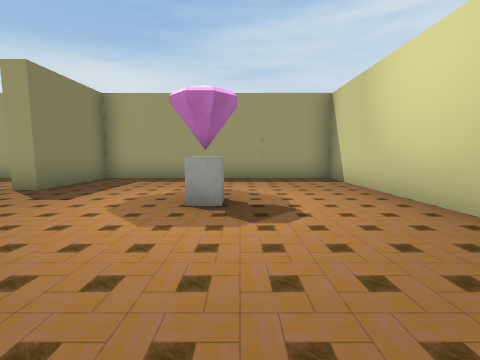
[1] (above)

12 first-person views from a walk through a scene from a Unity 3-D project. The camera is 1.4 m above the floor, tilts 6° down and sees 90° across. The floor is counted in squares, 2 m on a side. Each view is taken from the middle of a square. On the plan, view 1 faces up. The plan holds only what a view shows up to about 9 squares ahead; the rest is blank. The place goes on beyond the plan. The player character is not drawn. Some surface patterns are stand-ins.

[2]
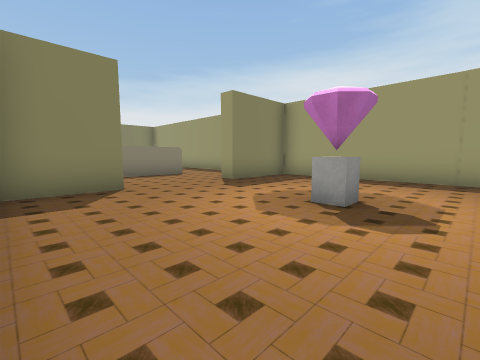

[3]
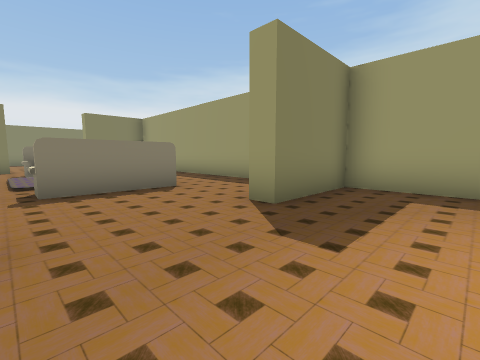

[4]
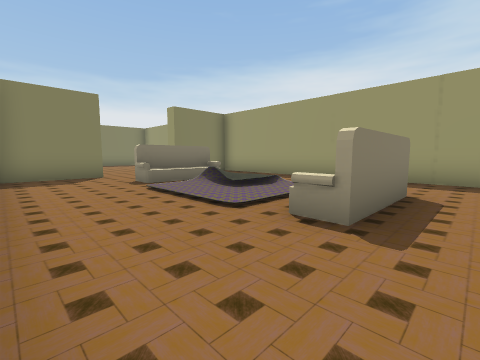

[5]
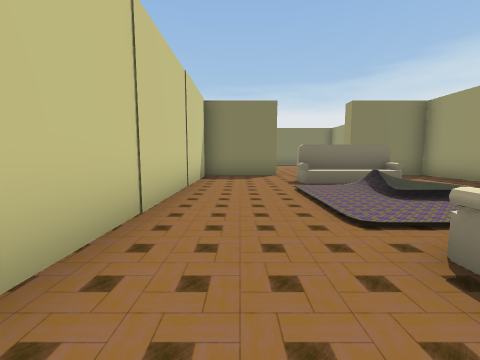

[6]
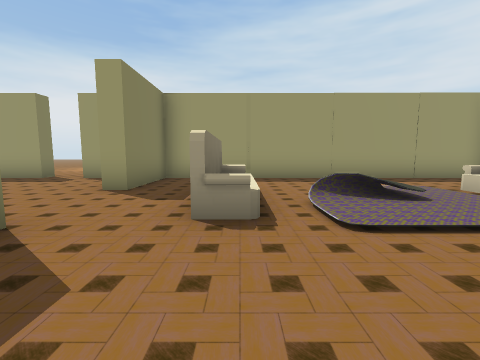

[7]
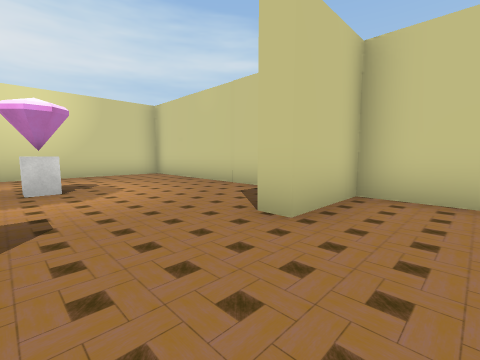

[8]
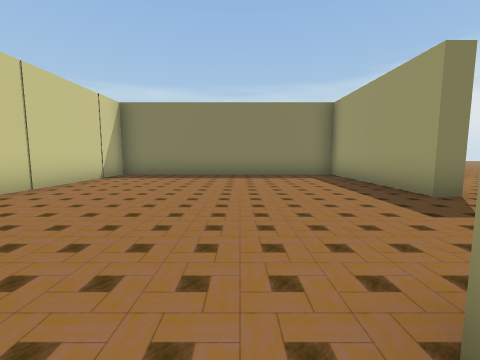

[9]
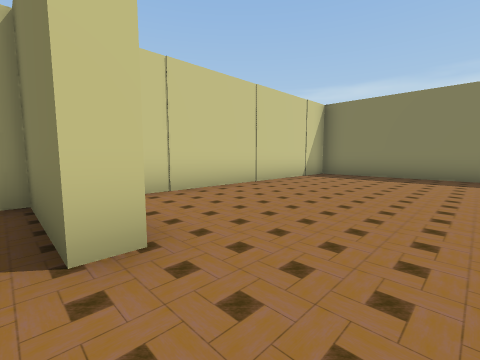

[10]
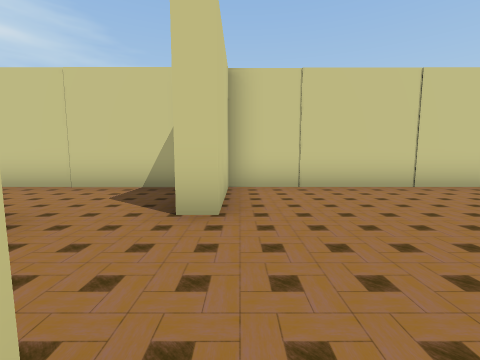

[11]
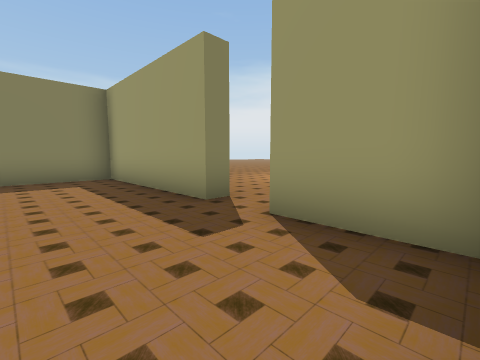

[12]
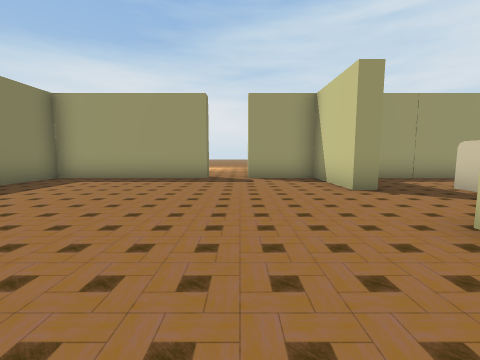

### Floor plan
Points are (right, up) in squares from view 1. A wall is a line through its corners. A room is listed if a view was taken in it or the views show most of it. See-through windows are left out.
Room 1 (views 1, 2, 3, 4, 5, 6, 7, 8, 9)
walls: (-4.7, 7.3) (-14.2, 7.3) (-14.2, 4.8); (-2.5, -0.2) (2.7, -0.2) (2.7, 7.3) (-4, 7.3) (-4, 4.8) (-4.6, 4.8); (-14.7, 2.3) (-14.2, 2.3) (-14.2, -0.2) (-4.6, -0.2) (-4.6, 1.7) (-4, 1.7) (-4, -0.1)
ways out: opening at (-14, 3.5) to room 2
objects: other object (-12, 3) to (-12, 5); other object (-11, 2) to (-9, 5); other object (-7, 3) to (-7, 5)
Room 2 (views 10, 11, 12)
walls: (-18, 7.3) (-22.5, 7.3) (-22.5, -0.2) (-14.7, -0.2) (-14.7, 2.3); (-14.2, 4.8) (-14.7, 4.8) (-14.7, 7.3) (-16.7, 7.3)
ways out: opening at (-14, 3.5) to room 1; opening at (-17, 7)

Positions as (right, up) in squares from view 1, and headings:
1: (0, 0), facing up
2: (1, 0), facing up-left
3: (-2, 2), facing up-left
4: (-6, 0), facing up-left
5: (-6, 1), facing left
6: (-12, 0), facing up
7: (-6, 4), facing down-right
8: (-14, 4), facing left
9: (-14, 4), facing down-left
10: (-15, 5), facing down
11: (-15, 5), facing up-left
12: (-17, 0), facing up
